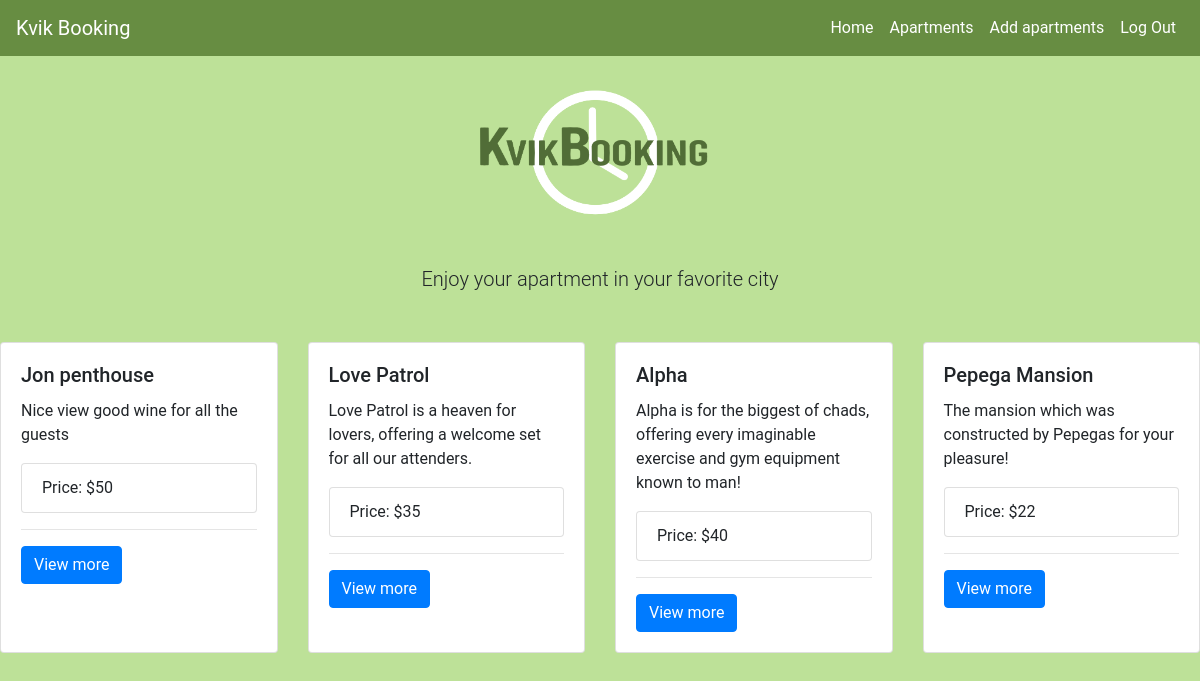
The page /city.php?city=zagreb (signed in) on the database its author committed.
### tables this page shows
CREATE TABLE `kvikApartments` (
  `id` int NOT NULL,
  `title` varchar(255) NOT NULL,
  `description` varchar(1000) NOT NULL,
  `img` varchar(255) DEFAULT NULL,
  `price` int NOT NULL,
  `balconies` int NOT NULL,
  `rooms` int NOT NULL,
  `owner` varchar(255) NOT NULL,
  `address` varchar(255) NOT NULL,
  `city` varchar(255) NOT NULL,
  `country` varchar(255) NOT NULL
);

### database.php (the view, shortened to what this page needs)
<?php
class ApartmentsDatabase
{
    private $conn;
    function connect()
    {
        $this->conn = mysqli_connect('localhost', 'mxm9894', 'Competitor9=opprobrium', 'mxm9894');
    }
    function fetchAllApartmentsByCity($city)
    {
        $query = "select * from kvikApartments where city = '$city'";
        $result = $this->conn->query($query);
        if ($result->num_rows > 0) {
            while ($row = $result->fetch_assoc()) {
                echo '<div class="card">';
                echo '<div class="card-body">';
                echo '<h5 class="card-title">' . $row["title"] . '</h5>';
                echo '<p class="card-text">' . $row["description"] . '</p>';
                echo '<ul class="list-group">';
                echo '<li class="list-group-item">Price: $' . $row["price"];
                echo '</ul>';
                echo '<hr>';
                echo '<a href="description.php?id=' . $row["id"] . '" class="btn btn-primary">View more</a>';
                echo '</div>';
                echo '</div>';
            }
        }
    }
}

### src/css/style.css (style rules this page uses)
html { background-color: #BDE198; }
*, *::before, *::after { box-sizing: border-box; }
body { margin: 0; font-family: Roboto, -apple-system, 'Helvetica Neue', 'Segoe UI', Arial, sans-serif; }

### rows shown on the page
kvikapartments: title "Jon penthouse", description "Nice view good wine for all the guests", price "50"
kvikapartments: title "Love Patrol", description "Love Patrol is a heaven for lovers, offering a welcome set for all our attenders.", price "35"
kvikapartments: title "Alpha", description "Alpha is for the biggest of chads, offering every imaginable exercise and gym equipment known to man!", price "40"
kvikapartments: title "Pepega Mansion", description "The mansion which was constructed by Pepegas for your pleasure!", price "22"
